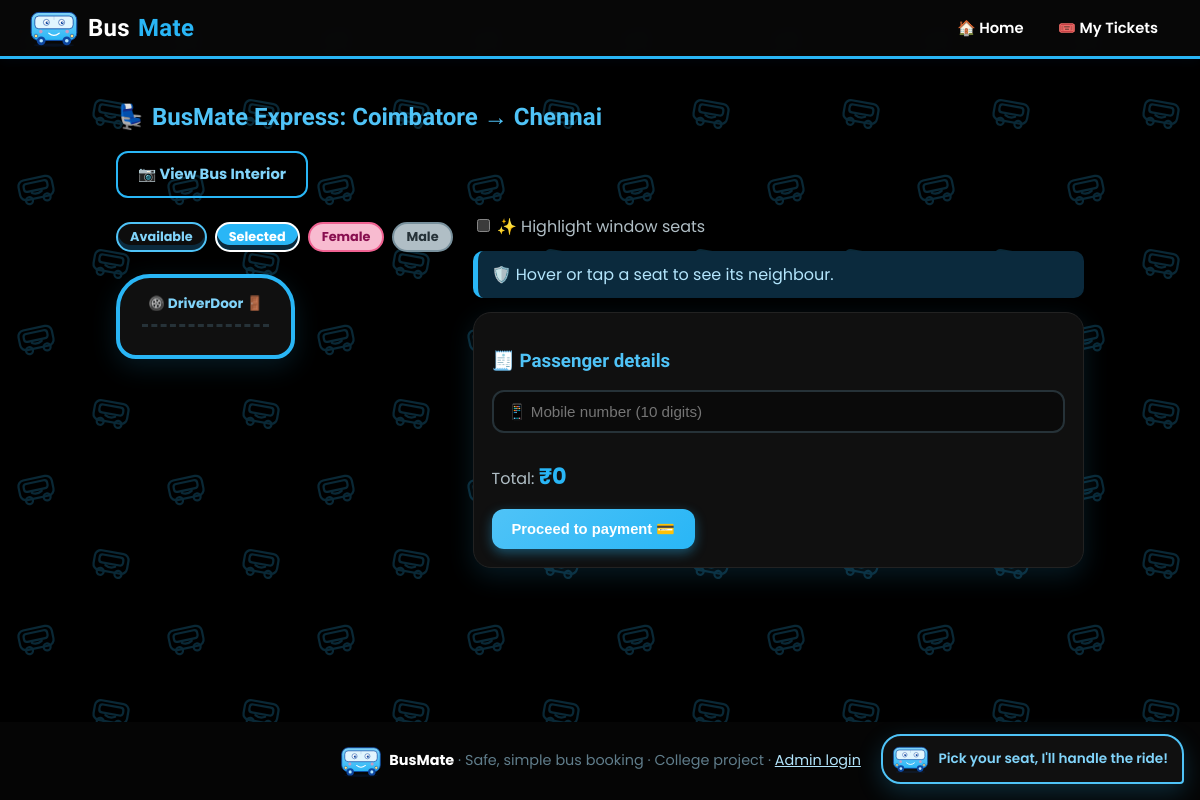
The app's page /route/1/seats with its own data.
### tables this page shows
CREATE TABLE routes(id INTEGER PRIMARY KEY, bus_name TEXT, bus_type TEXT, source TEXT, destination TEXT, travel_date TEXT, dep_time TEXT, price INTEGER);

### app.py (the view)
@app.route("/route/<int:rid>/seats")
def seats(rid):
    r = db().execute("SELECT * FROM routes WHERE id=?", (rid,)).fetchone()
    return render_template("seats.html", r=r)

### app.py (called while the page is built)
def db():
    if "db" not in g:
        g.db = sqlite3.connect(DB)
        g.db.row_factory = sqlite3.Row
    return g.db

### templates/seats.html
{% extends "base.html" %}{% block body %}
<h2>💺 {{ r.bus_name }}: {{ r.source }} → {{ r.destination }}</h2>
<p><a class="btn alt" href="/route/{{ r.id }}/preview">📷 View Bus Interior</a></p>
<div class="seat-layout"><div>
<div class="legend"><span class="seat">Available</span><span class="seat picked">Selected</span><span class="seat bF">Female</span><span class="seat bM">Male</span></div>
<div class="busshell"><div class="front"><span>🛞 Driver</span><span>Door 🚪</span></div><div id="bus" data-route="{{ r.id }}" data-price="{{ r.price }}"></div></div></div>
<div class="seat-side"><label><input type="checkbox" id="winOnly"> ✨ Highlight window seats</label>
<div id="info" class="flash" style="background:#E1F5FE;border-color:#29B6F6">🛡️ Hover or tap a seat to see its neighbour.</div>
<form method="post" action="/book" class="card" id="bookForm"><h3>🧾 Passenger details</h3><input type="hidden" name="route_id" value="{{ r.id }}"><input type="hidden" name="data" id="data">
<input name="phone" type="tel" placeholder="📱 Mobile number (10 digits)" pattern="[6-9][0-9]{9}" maxlength="10" title="Enter a 10-digit mobile number" required style="width:100%;margin-bottom:10px"><div id="pax"></div><p>Total: <b style="font-size:1.4rem;color:#29B6F6">₹<span id="total">0</span></b></p><button>Proceed to payment 💳</button></form></div></div>
<script src="/static/js/seats.js"></script>{% endblock %}

### static/css/style.css (style rules this page uses)
:root { --sky:#4FC3F7;--sky2:#29B6F6;--light:#E1F5FE;--pale:#F4FBFF;--dark:#0D47A1;--text:#263238;--shadow:0 8px 24px rgba(41,182,246,.22) }
* { box-sizing:border-box }
body { margin:0;font-family:"Segoe UI",system-ui,sans-serif;background:var(--pale);color:var(--text);min-height:100vh;display:flex;flex-direction:column }
h1,h2,h3 { color:var(--dark) }
.card { background:#fff;border:1px solid var(--light);box-shadow:var(--shadow);border-radius:18px;padding:18px;margin:14px 0 }
input,select { padding:11px 14px;border:2px solid var(--light);border-radius:12px;font-size:.95rem;background:#fff;outline:none;transition:.2s }
button,.btn { display:inline-block;background:linear-gradient(135deg,var(--sky),var(--sky2));color:#fff;border:0;border-radius:12px;padding:11px 20px;font-weight:700;cursor:pointer;text-decoration:none;box-shadow:0 4px 12px rgba(41,182,246,.4);transition:.2s;font-size:.92rem }
.btn.alt { background:#fff;color:var(--dark);border:2px solid var(--sky);box-shadow:none }
.flash { background:#FFF8E1;border-left:5px solid #FFB300;border-radius:10px;padding:11px 14px;margin:12px 0 }
.busshell { display:inline-block;background:#fff;border:4px solid var(--sky);border-radius:34px 34px 20px 20px;padding:14px 22px 18px;box-shadow:var(--shadow);margin:14px 0 }
.front { display:flex;justify-content:space-between;align-items:center;border-bottom:3px dashed var(--light);padding:2px 6px 10px;margin-bottom:10px;color:var(--dark);font-weight:700;font-size:.85rem }
.seat { display:inline-block;width:42px;height:42px;line-height:38px;text-align:center;border:2px solid var(--sky);border-radius:11px 11px 7px 7px;background:#fff;cursor:pointer;font-size:.8rem;font-weight:700;color:var(--dark);box-shadow:inset 0 -5px 0 var(--light);transition:.15s }
.legend { display:flex;gap:8px;flex-wrap:wrap;margin:8px 0 }
.legend .seat { width:auto;padding:0 12px;height:30px;line-height:26px;cursor:default;border-radius:15px }
.picked { background:var(--sky2);color:#fff;border-color:var(--dark) }
.bF { background:#F8BBD0;border-color:#F06292;cursor:not-allowed;box-shadow:none }
.bM { background:#B0BEC5;border-color:#78909C;cursor:not-allowed;box-shadow:none }
.seat-layout { display:flex;gap:20px;flex-wrap:wrap;align-items:flex-start }
.seat-side { flex:1;min-width:260px }
body { font-family:"Poppins","Segoe UI",system-ui,sans-serif;background:var(--pale) url(../images/pattern-light.svg) }
h1,h2,h3,.logo,.hero h1,.route,.price { font-family:"Baloo 2","Poppins","Segoe UI",sans-serif }
body { background:#000 url(../images/pattern-dark.svg);color:#E0E0E0 }
body h1,body h2,body h3,body .route { color:#4FC3F7 }
body .card,body .stat,body table { background:#101010;border-color:#222;color:#E0E0E0;box-shadow:0 8px 26px rgba(41,182,246,.14) }
body input,body select { background:#0a0a0a;color:#fff;border-color:#263238 }
body .flash { background:#1f1900;color:#FFE082;border-left-color:#FFB300 }
body .btn.alt { background:transparent;color:#81D4FA }
body { color:#E0E0E0 }
body p,body label,body small { color:#B0BEC5 }
body a { color:#81D4FA }
body .btn,body button { color:#fff }
body .btn.alt { color:#81D4FA;border-color:#29B6F6 }
body .feat,body .bus-card,body .busshell,body .stat,body .auth-side,body .bubble,body .ticket { background:#101010;box-shadow:0 8px 26px rgba(41,182,246,.14) }
body .busshell { border-color:#29B6F6 }
body .front { color:#81D4FA;border-bottom-color:#263238 }
body .seat { background:#0d0d0d;color:#81D4FA;box-shadow:inset 0 -5px 0 #0b2a3d }
body .seat.picked { background:#29B6F6;color:#fff;border-color:#fff }
body .seat.bF { background:#F8BBD0;color:#880E4F;border-color:#F06292;box-shadow:none }
body .seat.bM { background:#B0BEC5;color:#263238;border-color:#78909C;box-shadow:none }
body #info { background:#0b2a3d!important;color:#B3E5FC;border-left-color:#29B6F6!important }
body input,body select { color-scheme:dark }

### records on screen
routes: bus_name "BusMate Express", source "Coimbatore", destination "Chennai"
